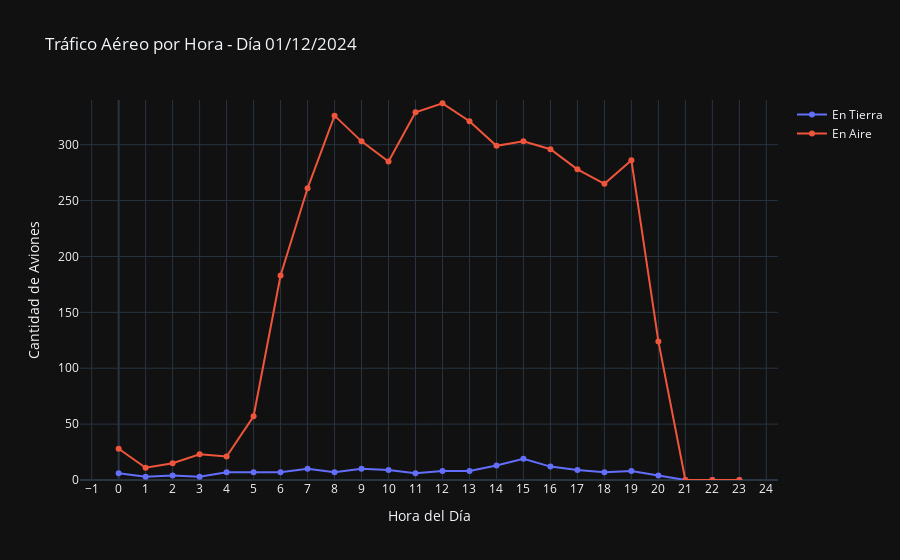
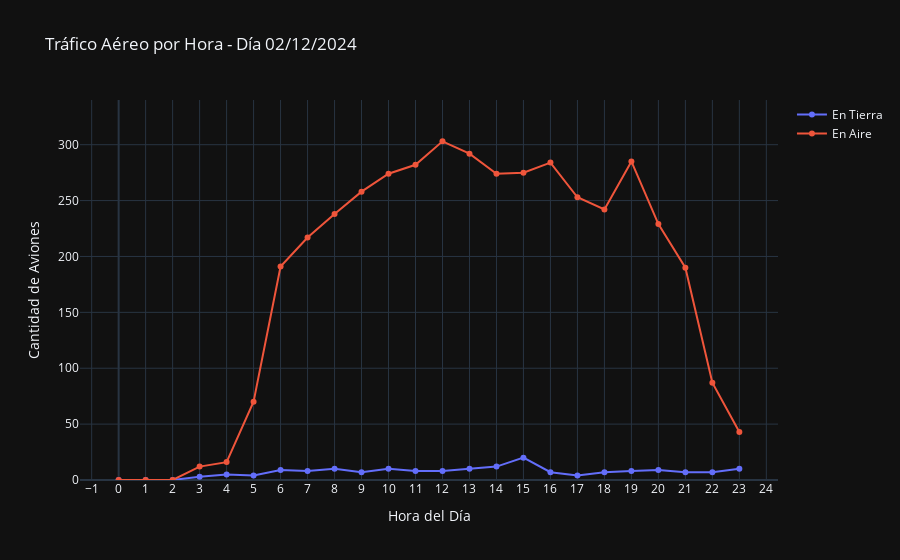
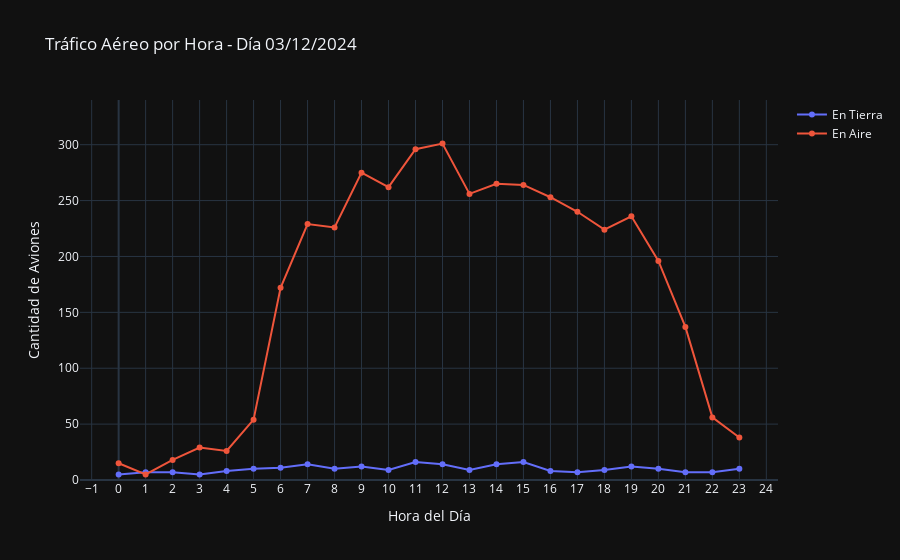
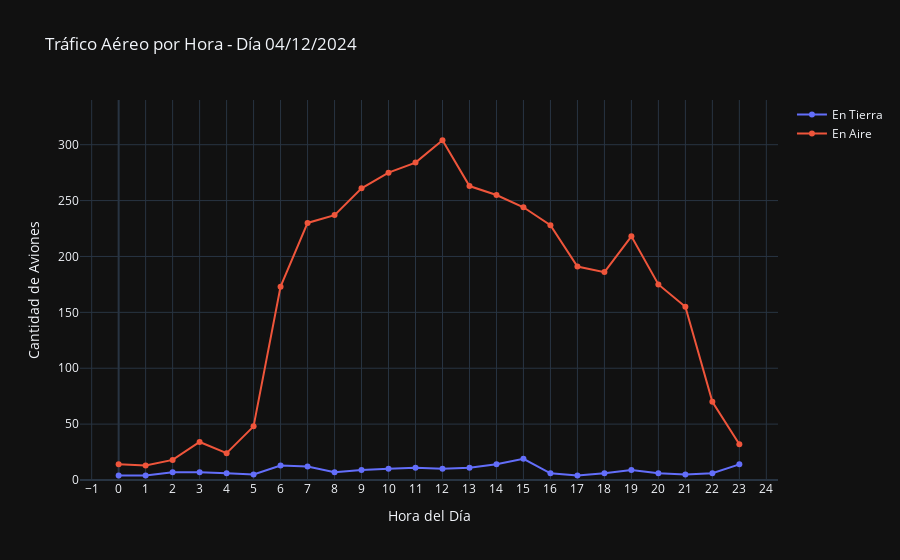

Here is the notebook cell these charts were saved with, in order:
### Code cell
import plotly.graph_objects as go
import pandas as pd
import math

all_hours = pd.DataFrame([
    {"hour": h, "OnGround": og} 
    for h in range(24) for og in [0, 1]
])


days = df["day"].unique()

max_y = 0  
for day in days:
    df_day = df[df["day"] == day]
    df_day = df_day.groupby(["hour", "OnGround"])["OnGround"].size().reset_index(name="count")
    df_day = all_hours.merge(df_day, on=["hour", "OnGround"], how="left").fillna(0)
    
    max_y = max(max_y, df_day["count"].max())

max_y = math.ceil(max_y / 10) * 10

for day in days:
    df_day = df[df["day"] == day]
    
    df_day = df_day.groupby(["hour", "OnGround"])["OnGround"].size().reset_index(name="count")
    
    df_day = all_hours.merge(df_day, on=["hour", "OnGround"], how="left").fillna(0)

    on_ground_count = df_day[df_day["OnGround"] == 1]["count"].values
    flying_count = df_day[df_day["OnGround"] == 0]["count"].values
    hours = df_day[df_day["OnGround"] == 1]["hour"].values  
    fig = go.Figure()
    fig.add_trace(go.Scatter(x=hours, y=on_ground_count, mode='lines+markers', name='En Tierra'))
    fig.add_trace(go.Scatter(x=hours, y=flying_count, mode='lines+markers', name='En Aire'))

    fig.update_layout(
        title=f"Tráfico Aéreo por Hora - Día {day}",
        xaxis_title="Hora del Día",
        yaxis_title="Cantidad de Aviones",
        xaxis=dict(tickmode="linear", dtick=1),
        yaxis=dict(range=[0, max_y]), 
        template="plotly_dark"
    )

    fig.show()

### Figure 1 — Plotly figure (JSON) as saved in the notebook; plotly's stock layout.template omitted (floating-point values rounded to 4 significant figures)
{"data": [{"mode": "lines+markers", "name": "En Tierra", "type": "scatter", "x": [0, 1, 2, 3, 4, 5, 6, 7, 8, 9, 10, 11, 12, 13, 14, 15, 16, 17, 18, 19, 20, 21, 22, 23], "y": [6, 3, 4, 3, 7, 7, 7, 10, 7, 10, 9, 6, 8, 8, 13, 19, 12, 9, 7, 8, 4, 0, 0, 0]}, {"mode": "lines+markers", "name": "En Aire", "type": "scatter", "x": [0, 1, 2, 3, 4, 5, 6, 7, 8, 9, 10, 11, 12, 13, 14, 15, 16, 17, 18, 19, 20, 21, 22, 23], "y": [28, 11, 15, 23, 21, 57, 183, 261, 326, 303, 285, 329, 337, 321, 299, 303, 296, 278, 265, 286, 124, 0, 0, 0]}], "layout": {"title": {"text": "Tráfico Aéreo por Hora - Día 01/12/2024"}, "xaxis": {"dtick": 1, "tickmode": "linear", "title": {"text": "Hora del Día"}}, "yaxis": {"range": [0, 340], "title": {"text": "Cantidad de Aviones"}}}}

### Figure 2 — Plotly figure (JSON) as saved in the notebook; plotly's stock layout.template omitted (floating-point values rounded to 4 significant figures)
{"data": [{"mode": "lines+markers", "name": "En Tierra", "type": "scatter", "x": [0, 1, 2, 3, 4, 5, 6, 7, 8, 9, 10, 11, 12, 13, 14, 15, 16, 17, 18, 19, 20, 21, 22, 23], "y": [0, 0, 0, 3, 5, 4, 9, 8, 10, 7, 10, 8, 8, 10, 12, 20, 7, 4, 7, 8, 9, 7, 7, 10]}, {"mode": "lines+markers", "name": "En Aire", "type": "scatter", "x": [0, 1, 2, 3, 4, 5, 6, 7, 8, 9, 10, 11, 12, 13, 14, 15, 16, 17, 18, 19, 20, 21, 22, 23], "y": [0, 0, 0, 12, 16, 70, 191, 217, 238, 258, 274, 282, 303, 292, 274, 275, 284, 253, 242, 285, 229, 190, 87, 43]}], "layout": {"title": {"text": "Tráfico Aéreo por Hora - Día 02/12/2024"}, "xaxis": {"dtick": 1, "tickmode": "linear", "title": {"text": "Hora del Día"}}, "yaxis": {"range": [0, 340], "title": {"text": "Cantidad de Aviones"}}}}

### Figure 3 — Plotly figure (JSON) as saved in the notebook; plotly's stock layout.template omitted (floating-point values rounded to 4 significant figures)
{"data": [{"mode": "lines+markers", "name": "En Tierra", "type": "scatter", "x": [0, 1, 2, 3, 4, 5, 6, 7, 8, 9, 10, 11, 12, 13, 14, 15, 16, 17, 18, 19, 20, 21, 22, 23], "y": [5, 7, 7, 5, 8, 10, 11, 14, 10, 12, 9, 16, 14, 9, 14, 16, 8, 7, 9, 12, 10, 7, 7, 10]}, {"mode": "lines+markers", "name": "En Aire", "type": "scatter", "x": [0, 1, 2, 3, 4, 5, 6, 7, 8, 9, 10, 11, 12, 13, 14, 15, 16, 17, 18, 19, 20, 21, 22, 23], "y": [15, 5, 18, 29, 26, 54, 172, 229, 226, 275, 262, 296, 301, 256, 265, 264, 253, 240, 224, 236, 196, 137, 56, 38]}], "layout": {"title": {"text": "Tráfico Aéreo por Hora - Día 03/12/2024"}, "xaxis": {"dtick": 1, "tickmode": "linear", "title": {"text": "Hora del Día"}}, "yaxis": {"range": [0, 340], "title": {"text": "Cantidad de Aviones"}}}}

### Figure 4 — Plotly figure (JSON) as saved in the notebook; plotly's stock layout.template omitted (floating-point values rounded to 4 significant figures)
{"data": [{"mode": "lines+markers", "name": "En Tierra", "type": "scatter", "x": [0, 1, 2, 3, 4, 5, 6, 7, 8, 9, 10, 11, 12, 13, 14, 15, 16, 17, 18, 19, 20, 21, 22, 23], "y": [4, 4, 7, 7, 6, 5, 13, 12, 7, 9, 10, 11, 10, 11, 14, 19, 6, 4, 6, 9, 6, 5, 6, 14]}, {"mode": "lines+markers", "name": "En Aire", "type": "scatter", "x": [0, 1, 2, 3, 4, 5, 6, 7, 8, 9, 10, 11, 12, 13, 14, 15, 16, 17, 18, 19, 20, 21, 22, 23], "y": [14, 13, 18, 34, 24, 48, 173, 230, 237, 261, 275, 284, 304, 263, 255, 244, 228, 191, 186, 218, 175, 155, 70, 32]}], "layout": {"title": {"text": "Tráfico Aéreo por Hora - Día 04/12/2024"}, "xaxis": {"dtick": 1, "tickmode": "linear", "title": {"text": "Hora del Día"}}, "yaxis": {"range": [0, 340], "title": {"text": "Cantidad de Aviones"}}}}
